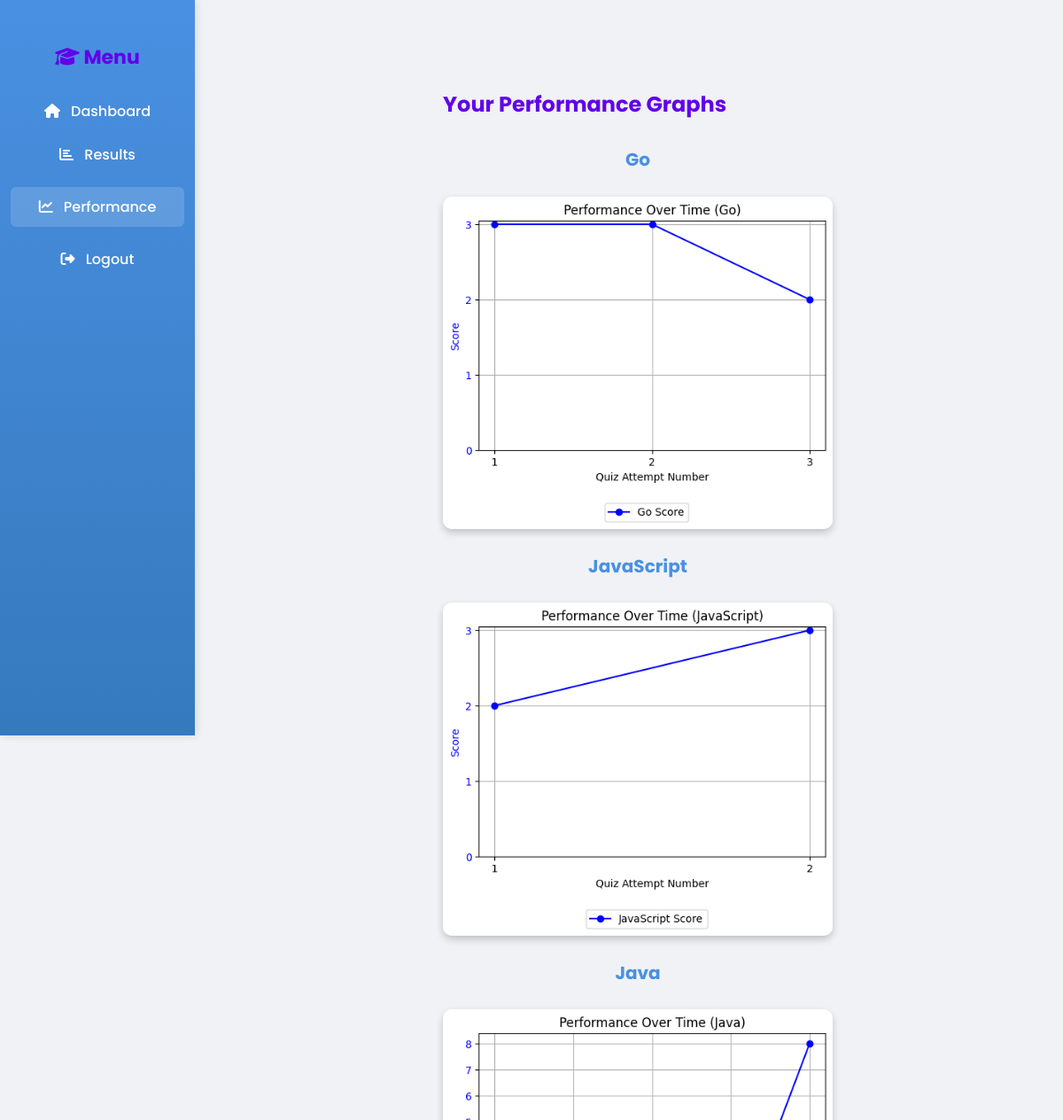
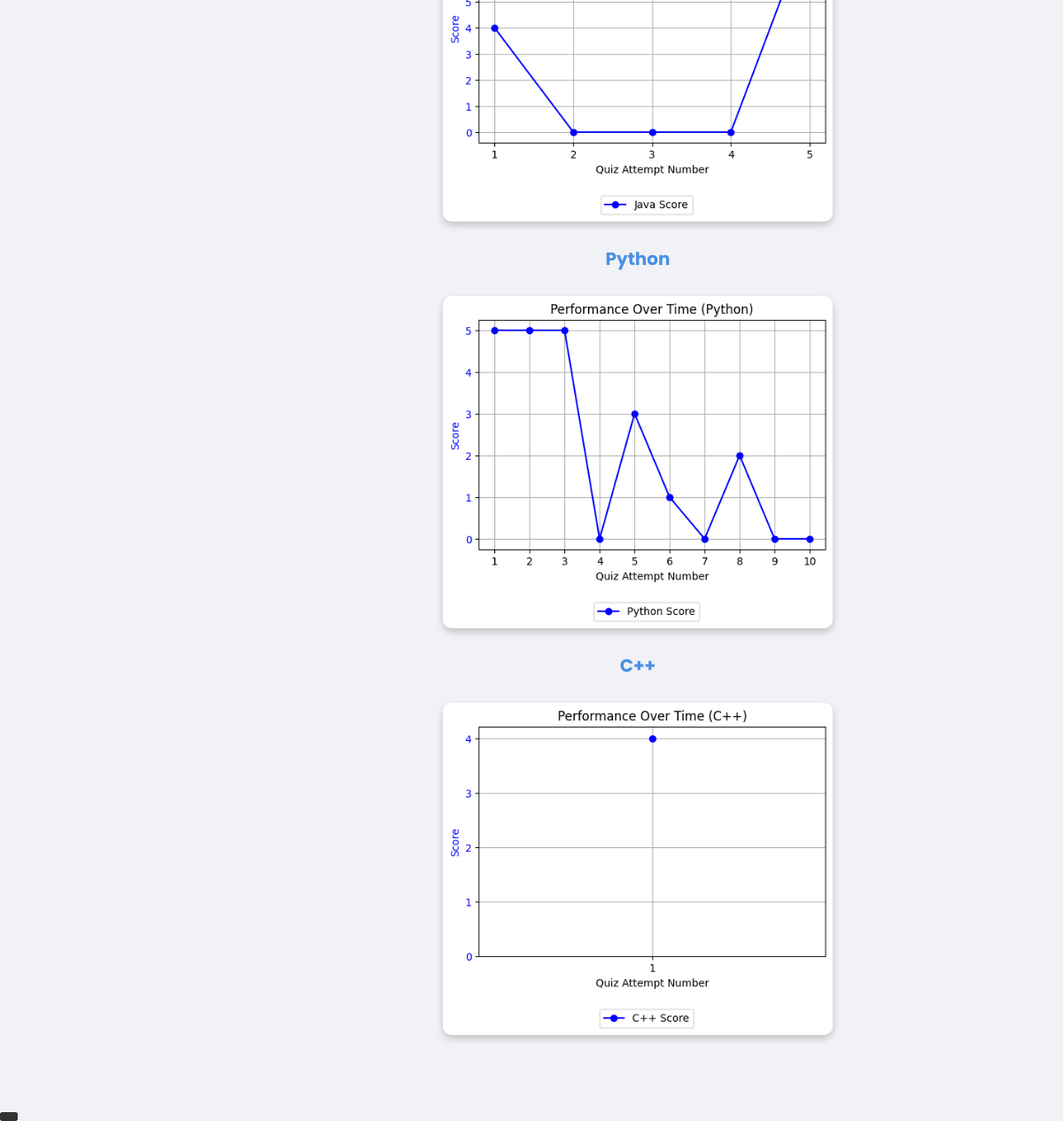
The app's page /performance/ (signed in) with its own data (2 pictures, top to bottom).
### education_tutor/models.py (models this page shows, shortened)
class ProgrammingLanguage(models.Model):
    name = models.CharField(max_length=50, unique=True)

### education_tutor/views.py (the view)
# urls.py: path('performance/', views.performance, name='performance'),
@login_required
def performance(request):
    graph_urls = generate_performance_graph(request.user)
    return render(request, 'education_tutor/performance.html', {'graph_urls': graph_urls})

### education_tutor/templates/education_tutor/performance.html (shortened to what this page needs)
{% extends "education_tutor/base.html" %}
{% block content %}
<div class="container">
    <div class="sidebar">
        <h2><i class="fas fa-graduation-cap"></i> Menu</h2>
        <ul>
            <li><a href="{% url 'dashboard' %}"><i class="fas fa-home"></i> Dashboard</a></li>
            <li><a href="{% url 'quiz_results' %}"><i class="fas fa-chart-bar"></i> Results</a></li>
            <li><a href="{% url 'performance' %}" class="active"><i class="fas fa-chart-line"></i> Performance</a></li>
            <li><a href="{% url 'logout' %}"><i class="fas fa-sign-out-alt"></i> Logout</a></li>
        </ul>
    </div>
    <div class="main-content">
        <h2>Your Performance Graphs</h2>
        {% if graph_urls %}
            <div class="graph-container">
                {% for language, graph_data in graph_urls.items %}
                    <h4>{{ language }}</h4>
                    <div class="graph-wrapper" data-points='{{ graph_data.data_json|safe }}'>
                        <img alt="Performance Graph for {{ language }}" />
                    </div>
                {% endfor %}
            </div>
        {% else %}
            <p class="no-results">No quiz attempts yet. Take a quiz to see your performance graphs!</p>
        {% endif %}
    </div>
</div>
{% endblock %}

### education_tutor/templates/education_tutor/base.html (style rules this page uses)
body { font-family: 'Poppins', sans-serif; margin: 0; padding: 0; background-color: #f4f4f9; color: #333; }
.container { max-width: 800px; margin: 0 auto; padding: 20px; }
h2 { color: #6200ea; }
a { color: #6200ea; text-decoration: none; }

### education_tutor/templates/education_tutor/performance.html (style rules this page uses)
body { background-color: #f0f2f5; }
.container { display: flex; }
.sidebar { width: 220px; height: 100vh; background: linear-gradient(180deg, #4A90E2, #357ABD); color: white; padding-top: 30px; position: fixed; left: 0; top: 0; box-shadow: 2px 0 10px rgba(0, 0, 0, 0.1); }
.sidebar h2 { text-align: center; font-size: 22px; margin-bottom: 20px; }
.sidebar ul { list-style: none; padding: 0; }
.sidebar ul li { padding: 12px; text-align: center; }
.sidebar ul li a { color: white; text-decoration: none; display: block; font-size: 16px; font-weight: 500; transition: all 0.3s ease; }
.sidebar ul li a i { margin-right: 8px; }
.sidebar ul li a:hover, .sidebar ul li a.active { background: rgba(255, 255, 255, 0.15); padding: 10px; border-radius: 6px; }
.main-content { margin-left: 240px; padding: 40px; width: calc(100% - 240px); }
.graph-container { margin-top: 30px; text-align: center; }
.graph-container img { max-width: 100%; height: auto; border-radius: 10px; box-shadow: 0px 4px 8px rgba(0, 0, 0, 0.2); }
.graph-container h4 { margin-top: 20px; color: #4A90E2; font-size: 20px; }

### records on screen
ProgrammingLanguage: graph_urls "Go"
ProgrammingLanguage: graph_urls "JavaScript"
ProgrammingLanguage: graph_urls "Java"
ProgrammingLanguage: graph_urls "Python"
ProgrammingLanguage: graph_urls "C++"
